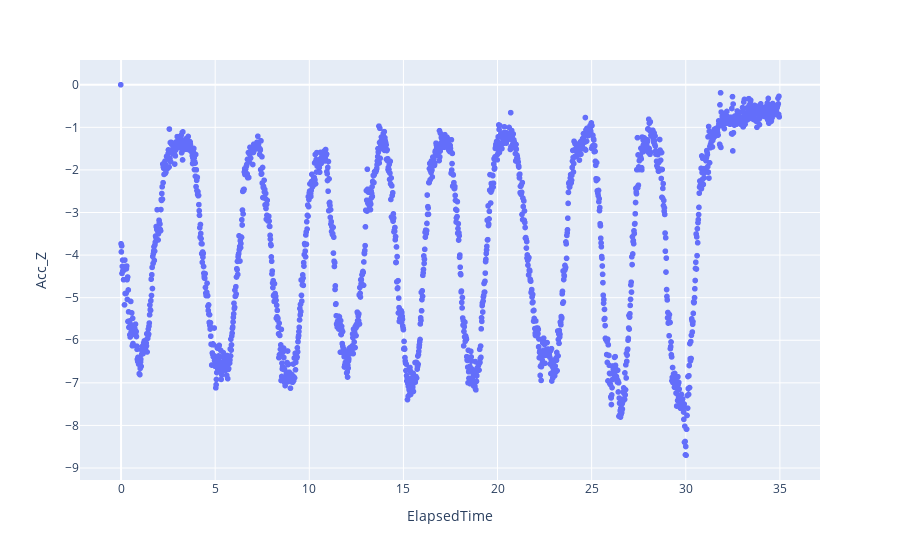

Notebook source saved alongside this figure:
### Code cell
import plotly.express as px
px.scatter(df,x='ElapsedTime',y='Acc_Z')

### Figure 1 — Plotly figure (JSON) as saved in the notebook; plotly's stock layout.template omitted (floating-point values rounded to 4 significant figures; data arrays with more than 128 entries replaced by an {"elided": "..."} marker saying what was removed)
{"data": [{"hovertemplate": "ElapsedTime=%{x}<br>Acc_Z=%{y}<extra></extra>", "legendgroup": "", "marker": {"color": "#636efa", "symbol": "circle"}, "mode": "markers", "name": "", "showlegend": false, "type": "scattergl", "x": {"elided": "2100 float values"}, "xaxis": "x", "y": {"elided": "2100 float values"}, "yaxis": "y"}], "layout": {"legend": {"tracegroupgap": 0}, "margin": {"t": 60}, "xaxis": {"anchor": "y", "domain": [0, 1], "title": {"text": "ElapsedTime"}}, "yaxis": {"anchor": "x", "domain": [0, 1], "title": {"text": "Acc_Z"}}}}
